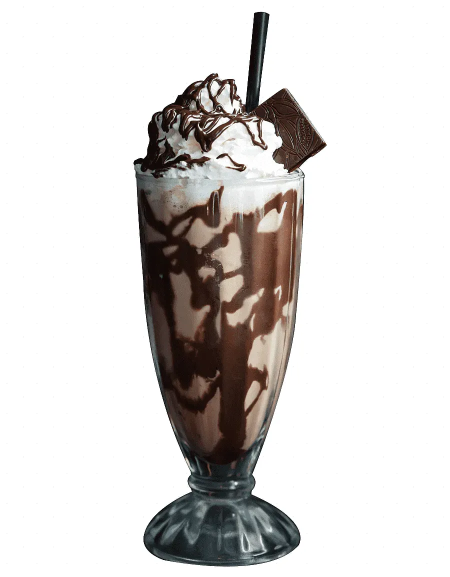
#> input picture nomukita-carousel/refs-new/DarkCocoa_drink.webp, 900 x 1154 px, found by its file name (shown at 1/2 size)
$ python -i batch.py   (imports and definitions only)
#> lines starting #> are read from the running program, lines starting #| are printed output that depends on the picture; after the words box and inside, x2 and y2 are one past the last pixel; in counts of white or black regions, pixels touching at a corner belong together
"""Generate the drink and prop shots for the 1000 gram slides.

Generation costs credits, so nothing here re-runs work that already succeeded:
every job checks for its output file first and skips if it is present. A failed
job leaves no file and is simply retried on the next run.

Each drink is restaged from its own reference, so it keeps that reference's
glass. An earlier pass poured all twelve drinks into one shared reference glass
for the sake of a consistent carousel; the drinks came out looking nothing like
what the customer had picked, so the glass now follows the drink.
"""

import base64, json, os, subprocess, sys, time

import photo
import s5_menu

# [1 line that did not run here, left out]
REF = "refs"
OUT = "gen"
UPLOAD = "https://kieai.redpandaai.co/api/file-base64-upload"
MODEL = "google/nano-banana-edit"

# slug -> (reference the glass comes from, drink to put in it)
#
# A description of None means the reference already *is* the product's drink, so
# the shot is restaged unchanged. Teh Tarik and Cookies & Cream have no drink
# reference of their own; each borrows the glass of a drink served the same way
# and states its own contents. Avocado is absent: it was approved as it stands
# and regenerating it would only risk losing that.
DRINKS = {
    "matchalatte": ("Matcha_Referensi.jpg", None),
    "premixmatcha": ("Exclusive Matcha_referensi.jpeg", None),
    "tehtarik": ("Milk Tea_referensi.jpg",
                 "teh tarik: hot pulled milk tea, even warm tan brown all the way down, "
                 "under a thick creamy foam head. No boba, no pearls, no ice, no syrup layers"),
    "chocolate": ("Chocolate_referensi.jpg", None),
    "cookiescream": ("Chocolate_referensi.jpg",
                     "a cookies and cream milkshake: thick creamy off-white, dark chocolate "
                     "cookie crumbs suspended through it and scattered over the top"),
    "charcoal": ("Charcoal_referensi.jpg", None),
    "vanilla": ("Vanilla_referensi.jpg", None),
    "milktea": ("Milk Tea_referensi.jpg", None),
    "lemontea": ("Lemon tea_referensi.jpg", None),
    "frappebase": ("Frappe Base_referensi.jpg", None),
    "lemongrass": ("Lemon grass_referensi.jpg", None),

    # ── empat produk yang ditambahkan belakangan ─────────────────────────────
    # Keempatnya punya foto minumannya sendiri dari pelanggan, jadi keempatnya
    # dipentaskan ulang apa adanya. Tiga di antaranya berstraw - Pure Dark Cocoa,
    # Dark Cocoa dan Cappuccino - dan DRINK_PROMPT sudah menutupnya dengan
    # ABSOLUTELY NO STRAW. Yang Taro tidak; yang harus dibersihkan di situ
    # mangkuk bubuk ungu, karaf air, piring batu dan serbet di belakangnya.
    #
    # Catatan yang perlu dilihat pelanggan: acuan Pure Dark Cocoa dan acuan Dark
    # Cocoa dua-duanya milkshake cokelat dengan krim kocok dan siraman saus, jadi
    # kedua slide akan tampak sangat mirip. Pure Dark Cocoa sendiri kemasannya
    # bertuliskan 100% cocoa, yang tidak sejalan dengan sajian bergula seperti
    # itu. Acuannya pilihan pelanggan, jadi tidak saya ubah sendiri.
    "puredarkcocoa": ("PureDarkCocoa_drink.jpg", None),
    "darkcocoa": ("DarkCocoa_drink.webp", None),
    "cappuccino": ("Cappucino_drink.jpg", None),
    "taro": ("Taro_drink.jpg", None),
    # Ube: foto minuman dari pelanggan, gelas tabung lurus berisi lapisan ungu
    # dan putih dengan pusaran krim di atasnya, tanpa straw. Dipentaskan ulang
    # apa adanya.
    "ube": ("Ube_drink.jpg", None),
}

# slug -> (reference, what to build from it). Shared props are generated once.
PROPS = {
    "cookiescream": ("Cookies & Cream_referensi.webp",
                     "exactly two round chocolate sandwich biscuits with a white cream "
                     "filling, one lying flat and the second leaning against it, arranged "
                     "the same way as the reference. Plain embossed pattern on the biscuit, "
                     "no brand name and no lettering of any kind"),
    # Sent through strip_watermark first - see there for why.
    "blacktea": ("Black tea_refrensi.jpg",
                 "a low loose heap of dried curled tea leaves with one small fresh green tea "
                 "sprig resting on top, arranged and coloured the same way as the reference. "
                 "No bowl, no dish, no container, nothing scattered away from the heap"),

    # Perintah pertamanya ditolak penyaring kebijakan Google dua kali berturut-turut
    # ("the image was filtered out"), delapan kredit hangus tanpa satu berkas pun.
    # Yang diubah kata-katanya, bukan gambarnya: "split open lengthways and filled
    # with cocoa beans" ditulis ulang jadi "cut in half to show the beans inside".
    # Acuannya sendiri lolos - yang ditolak kalimatnya.
    "puredarkcocoa": ("PureDarkCocoa_ref.jpg",
                      "two cocoa pods, one whole and one cut in half to show the beans "
                      "inside, with a few green cocoa leaves behind them, arranged the same "
                      "way as the reference. No bowl, no dish, no container, nothing "
                      "scattered away from the group"),
    # Acuannya dipotret di atas latar gelap dengan bubuk beterbangan di udara.
    # Keduanya harus hilang: latar gelap tidak bisa dikembangkan di atas bone
    # white, dan bubuk melayang menjadi bintik-bintik lepas yang dibaca
    # `verify.frame` sebagai kotoran.
    "darkcocoa": ("DarkCocoa_ref.jpg",
                  "a low heap of roasted cocoa beans beside a low heap of fine cocoa powder, "
                  "the two touching along one edge, coloured the same way as the reference. "
                  "No dust in the air, no falling or flying powder, no dark background, no "
                  "bowl, no dish, no container, nothing scattered away from the two heaps"),
    "cappuccino": ("Cappucino_ref.jpg",
                   "a low loose heap of dark roasted coffee beans, arranged and coloured the "
                   "same way as the reference. No cup, no bowl, no dish, no container, "
                   "no grey and white checkerboard, nothing scattered away from the heap"),
    "taro": ("Taro_ref.jpg",
             "three round slices of taro root, pale lilac flecked with purple and rimmed with "
             "dark purple skin, overlapping in a fan, two fresh green leaves tucked behind "
             "them, arranged the same way as the reference. No bowl, no dish, no container, "
             "nothing scattered away from the group"),
    "ube": ("Ube_ref.jpg",
            "a group of purple yam pieces: one whole yam cut open and several thick round "
            "slices leaning on each other, each cut face a deep violet purple with a thin "
            "rough brown skin around it, grouped and coloured the same way as the reference. "
            "No bowl, no dish, no container, nothing scattered away from the group"),
}

# Produk yang gelasnya TIDAK diwarisi dari acuannya, dengan minuman yang harus
# dituangkan ke gelas penggantinya.
SWAP_GLASS = {
    "puredarkcocoa": "a thick dark chocolate milkshake, deep even cocoa brown, under a piped "
                     "dome of whipped cream with a thin dark chocolate drizzle over the cream "
                     "only. Nothing runs down the outside of the glass and nothing rests on "
                     "the foot",
    "darkcocoa": "a thick dark chocolate milkshake, deep cocoa brown with chocolate sauce "
                 "swirled through it against the inside wall, under a piped dome of whipped "
                 "cream with a chocolate drizzle and one plain square of dark chocolate "
                 "resting on the cream. Nothing runs down the outside of the glass and "
                 "nothing rests on the foot",
}

# The two products whose prop is the shared black tea heap.
SHARED = {"tehtarik": "blacktea", "milktea": "blacktea"}

# References that arrive as watermarked stock comps, and where the clean copy goes.
WATERMARKED = {"blacktea": "Black tea_clean.png"}

# References whose "transparent" background is a checkerboard FLATTENED INTO THE
# PIXELS. Acuan biji kopi datang begitu: kotak-kotak putih 255 dan abu 204 di
# seluruh bingkai, terukur simpangan baku 25 pada petak sudutnya. Itu bukan latar
# yang bisa diminta hilang - modelnya menyalin kotak-kotaknya. Harus diratakan
# jadi putih sebelum dikirim, sama seperti cap air pada acuan teh hitam.
#
# Ambang terangnya 190, bukan 225 seperti pada strip_watermark: petak abu
# checkerboard-nya sendiri bernilai 204, jadi pada 225 ia ikut terhitung sebagai
# subjek dan tidak ada yang diputihkan.
CHECKERED = {"cappuccino": ("Cappucino_ref_orig.jpg", "Cappucino_ref.jpg")}

# Acuan minuman yang datang dengan checkerboard yang sama, tapi tidak bisa
# dibersihkan dengan cara di atas: krim kocok pada foto Dark Cocoa terangnya 240
# dan tidak jenuh, jadi ambang mana pun yang menghapus petak abu 231 ikut
# menghapus krimnya. Jadi yang dihapus BUKAN yang mirip petak, melainkan yang
# TERSAMBUNG ke tepi bingkai lewat piksel yang mirip petak - krim tidak
# tersambung ke tepi, jadi ia selamat.
CHECKERED_DRINK = {"darkcocoa": ("DarkCocoa_drink_orig.webp", "DarkCocoa_drink.webp")}


# [21 lines left out: function flood_white, not called in this run]


def flatten_checker(src, dst, light=190, sat=30):
    """Putihkan latar kotak-kotak, sisakan subjeknya."""
#> called with src = 'refs-new/DarkCocoa_drink.webp', dst = 'out.png', light = 190, sat = 30
    import numpy as np
    from PIL import Image
    from scipy import ndimage as ndi
    a = np.array(Image.open(os.path.join(REF, src)).convert("RGB")).astype(int)
    subject = (a.mean(2) < light) | (a.max(2) - a.min(2) > sat)
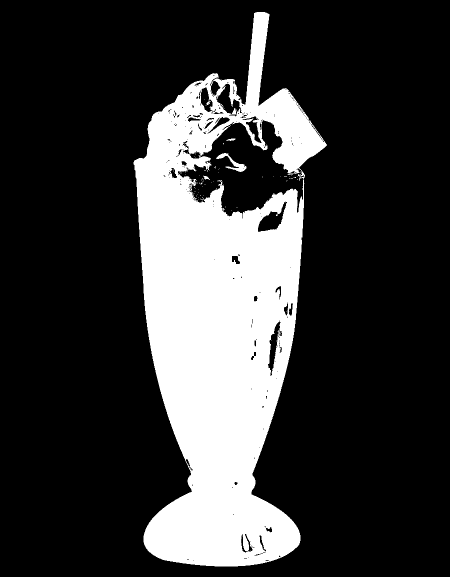
#> subject: shape (1154, 900) bool (shown at 1/2 size); 22.2% white; 93 white regions (88 under 20 px), largest, box (x1, y1, x2, y2) and area: (267, 24, 654, 1133) 229695, (432, 306, 493, 344) 617, (452, 277, 471, 282) 57, (407, 351, 420, 360) 56, (413, 201, 421, 210) 36
    subject = ndi.binary_fill_holes(ndi.binary_closing(subject, np.ones((7, 7))))
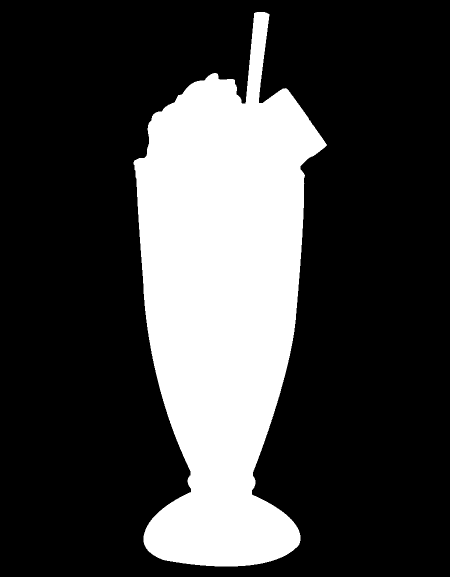
#> subject: shape (1154, 900) bool (shown at 1/2 size); 25.4% white; 1 white region, box (x1, y1, x2, y2) and area: (267, 24, 654, 1133) 263308
    lab, n = ndi.label(subject, structure=np.ones((3, 3)))
#> n = 1
    if n:
        subject = lab == int(np.argmax(ndi.sum(subject, lab, range(1, n + 1)))) + 1
    subject = ndi.binary_dilation(subject, np.ones((3, 3)), iterations=3)
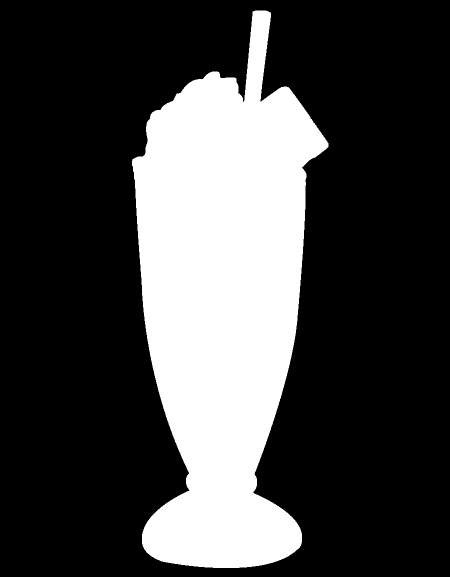
#> subject: shape (1154, 900) bool (shown at 1/2 size); 26.4% white; 1 white region, box (x1, y1, x2, y2) and area: (264, 21, 657, 1136) 274300
    a[~subject] = 255
    Image.fromarray(a.astype(np.uint8)).save(os.path.join(REF, dst), quality=95)
    return dst

DRINK_PROMPT = (
    "Restage this photograph as a clean studio product shot of the drink on its own. "
    "{what} "
    "The glass must read as glass: a visible rim, visible wall thickness down both sides, "
    "clean specular highlights along the glass, and a solid foot with its own thickness "
    "showing. The drink is inside a glass, not a moulded block. "
    "Remove the straw, the table, every surrounding prop and the entire background. "
    "Stand the glass upright and centred, whole and unclipped, filling most of the frame "
    "with a margin above the rim and below the base. "
    "{sweep} {glass} No horizon line, no table edge, no surface seam, no visible floor and no "
    "gradient - the backdrop must be even everywhere behind and beside the glass. One soft "
    "contact shadow directly beneath the base and nothing else. "
    "Soft diffused studio light from the upper left. Real camera photograph, 50 mm lens, "
    "eye level, sharp focus, natural colour, no rim light, no glow, no neon edge, no text, "
    "no logo, no watermark, ABSOLUTELY NO STRAW."
)
WHITE_SWEEP = "Seamless pure white background."

# A pale drink in a clear glass has nothing to separate against on white, and the
# first vanilla attempt came back with the glass swallowed whole - it read as a
# moulded block of ice cream with no rim, no walls and no foot. The customer's own
# reference photograph solves that with a mid grey backdrop.
#
# Copying that does not work here. The layer is developed against bone white by
# multiplying the ratio of the photo to its own backdrop, so a subject brighter
# than the sweep it was shot on runs past 255 and clips. On a 193 grey the shake
# measured a ratio of 1.20 against a ceiling of 1.058, and 54,489 pixels blew out;
# on white it peaked at 1.006 and none did.
#
# So the sweep stays white and the glass is made to read the way a photographer
# would do it on white - by lighting the glass rather than darkening the room.
GLASSWARE = (
    "This is a pale drink in clear glass on a white background, the hardest thing there is to "
    "keep legible, so light it the way a specialist would: dark-field lighting that lays a "
    "soft dark refraction line down each wall of the glass, a clearly defined rim, and a heavy "
    "base whose glass thickness reads darker than the drink above it. The glass must be "
    "unmistakably a glass and never brighter than the background."
)
# Kedua milkshake cokelat gagal dengan cara yang sama seperti vanilla, walaupun
# minumannya sama sekali tidak pucat. Pure Dark Cocoa terbit tanpa bibir gelas
# sama sekali - minumannya langsung berhenti di udara, badannya terbaca sebagai
# balok cetak, dan ada noda sirup menggenang di atas kakinya. Dark Cocoa terbit
# dengan kaki kelabu keruh yang lebih gelap daripada minumannya dan berbenjol,
# lebih mirip plastik cetak daripada kaca.
COCOA_GLASS = (
    "The glass itself must be unmistakably clear glass and must read as glass at "
    "every height: a bright defined rim right across the top with the drink stopping "
    "cleanly below it, a visible wall thickness down BOTH sides with a specular "
    "highlight on one and a soft refraction line on the other, and a clear colourless "
    "stem and foot whose glass thickness reads LIGHTER than the drink above it, never "
    "darker, never grey, never smoked, never lumpy. Nothing rests on the foot: no "
    "syrup, no sauce, no stain, no crumb, no smear."
)
GLASS_NOTE = {"vanilla": GLASSWARE,
              "puredarkcocoa": COCOA_GLASS,
              "darkcocoa": COCOA_GLASS}
KEEP_GLASS_AND_DRINK = (
    "Keep the same glass - identical shape, proportions, wall thickness and foot - and the "
    "same drink inside it, with the same colours, layers, foam and garnish."
)
KEEP_GLASS_ONLY = (
    "Keep the same glass - identical shape, proportions, wall thickness and foot - but fill "
    "it with {desc}. Keep the drink appetising and thick with real texture."
)
# Jalur ketiga: GANTI gelasnya juga.
#
# Dua jalur di atas dua-duanya memerintahkan "keep the same glass ... and foot",
# dan itulah yang membuat perbaikan pertama gagal. Gelas pada acuan Dark Cocoa
# memang berkaki kelabu keruh berbenjol, dan pada acuan Pure Dark Cocoa memang
# tanpa bibir yang terlihat serta ada noda sirup menggenang di kakinya. Selama
# perintahnya menyuruh mempertahankan gelas itu, klausa "kacanya harus bening"
# hanya bertabrakan dengannya - dan yang menang perintah mempertahankan. Delapan
# kredit habis membuktikan itu.
#
# Jadi untuk kedua produk ini gelasnya tidak diwarisi. Minumannya tetap dari foto
# pelanggan; wadahnya yang dijelaskan dari nol.
# Percobaan pertama jalur ini masih memakai gelas BERKAKI, hanya bening. Itu
# menyisakan tiga soal sekaligus, dan ketiganya berpangkal pada bentuk kakinya:
#   - kubah kakinya terisi bidang pucat berbibir terang, yang di atas bone white
#     terbaca sebagai olesan putih di lengkungan gelas;
#   - pada slide 300 gram kakinya yang melebar terpotong tepi kotak kemasan yang
#     digambar di depannya, sehingga gelasnya tampak patah;
#   - pinggangnya yang mengecil membuka celah putih terhadap sisi kemasan.
# Gelas tabung berdinding lurus tidak punya ketiganya, dan itu justru bahasa
# wadah yang dipakai seluruh slide yang sudah disetujui - Avocado, Cappuccino,
# Taro, Lemon Tea semuanya tabung.
NEW_GLASS = (
    "Do NOT copy the glass from the photograph - that glass is unusable. Serve the drink in "
    "a tall STRAIGHT-SIDED clear glass tumbler instead: plain colourless glass, flat "
    "straight vertical walls of even thickness from top to bottom, a clean bright rim, and "
    "a simple thick flat base. NO stem, NO foot, NO flared or domed base, nothing moulded, "
    "smoked, tinted or patterned, and no bright white fill anywhere in the glass. "
    "Fill it with {desc}. Keep the drink appetising and thick with real texture."
)
PROP_PROMPT = (
    "Restage this as a calm studio product shot: {desc}. Keep the arrangement, the scale "
    "relationship and the texture true to the reference. "
    "Natural matte colour, no rim light, no glowing outline, no neon or oversaturated edge, "
    "no harsh specular highlight. Seamless pure white background with no horizon line and no "
    "table edge, soft diffused studio light from the upper left, one soft contact shadow "
    "directly beneath. Real camera photograph, eye level, sharp focus, no text, no lettering, "
    "no brand name, no logo, no watermark, no other props."
)


# ── Slide 5: serving suggestions ─────────────────────────────────────────────
#
# Wadahnya dipotong langsung dari Uji_S5 yang sudah disetujui, jadi kedua belas
# slide S5 memakai bahasa wadah yang sama persis dengan acuannya - mug batu untuk
# yang panas, gelas tinggi untuk dua sisanya.
#
# Latarnya diputihkan dulu sebelum dikirim. Potongannya membawa latar bone white
# ber-vignette milik slide asalnya, dan modelnya meniru latar itu alih-alih
# menuruti perintah "pure white" - hasilnya sweep hangat bergradien, tepi frame
# 238 dengan sebaran 37, bukan 254 dengan sebaran 2 seperti frame yang berhasil.
# Di atas sweep seperti itu estimasi latarnya meleset, `ink` menyala di 60% frame,
# dan siluetnya menelan seluruh gambar sehingga persegi lapisannya ikut tercetak.
#
# Daftar minumannya tidak ditulis ulang di sini. Menunya sudah ada di `s5_menu`,
# dan menyalinnya ke berkas kedua berarti gambar yang digenerate bisa perlahan
# melenceng dari keterangan yang tercetak di sebelahnya - persis kesalahan yang
# baru ketahuan setelah kreditnya terlanjur habis.
VESSEL_REF = {"mug": "S5_mug_white.png", "tall": "S5_glass_white.png",
              "short": "S5_glass_white.png"}
# Label posisi kolom, bukan suhu minumannya: Avocado dan Frappe Base tidak punya
# sajian panas sama sekali, jadi kreasi pertamanya tetap bernama "-hot" walaupun
# isinya dingin. Yang menentukan wadah dan isinya adalah menunya, bukan namanya.
TAGS = ("hot", "iced", "float")

S5 = {s5_menu.KEY[slug]: [(TAGS[i], VESSEL_REF[vessel], desc)
                          for i, (_nm, vessel, _lines, desc) in enumerate(creations)]
      for slug, (_sub, creations) in s5_menu.MENU.items()}

S5_PROMPT = (
    "Restage this as a clean studio product shot of a single drink. "
    "Keep the SAME vessel - identical shape, proportions, wall thickness, rim, foot and "
    "handle if it has one - and fill it with {desc}. "
    "The vessel must read clearly as what it is, with a visible rim and a solid base. "
    "Remove every surrounding prop and the entire background. Stand it upright and centred, "
    "whole and unclipped, filling most of the frame with a margin above and below. "
    "Seamless pure white background: no horizon line, no table edge, no surface seam, no "
    "visible floor and no gradient. One soft contact shadow directly beneath the base and "
    "nothing else. Soft diffused studio light from the upper left. Real camera photograph, "
    # Perintahnya sengaja dibiarkan seperti saat slide Matcha Latte disetujui.
    # Versi yang lebih keras - menyebut satu per satu "no beige patch, panel, mat,
    # pool or halo" - sudah dicoba dengan biaya 4 kredit dan lempeng hangat di
    # bawah gelasnya tetap muncul, hanya bentuk minumannya yang berubah. Menukar
    # perintah yang sudah disetujui dengan perintah lain yang cacatnya sama
    # persis tidak menghasilkan apa pun selain sebelas slide yang gayanya
    # sedikit berbeda dari slide yang sudah dilihat pelanggan. `verify.flare`
    # yang mencatat lempeng itu, supaya keputusannya ada pada pelanggan.
    "50 mm lens, eye level, sharp focus, natural colour, no rim light, no glow, no neon "
    "edge, no text, no logo, no watermark, ABSOLUTELY NO STRAW."
)


# [114 lines left out: functions serving, req, whiten, strip_watermark, upload, not called in this run]


SPENT = []


# [69 lines left out: functions run, main, not called in this run]


# [2 lines not run here, left out]

>>> result = flatten_checker('refs-new/DarkCocoa_drink.webp', 'out.png')
